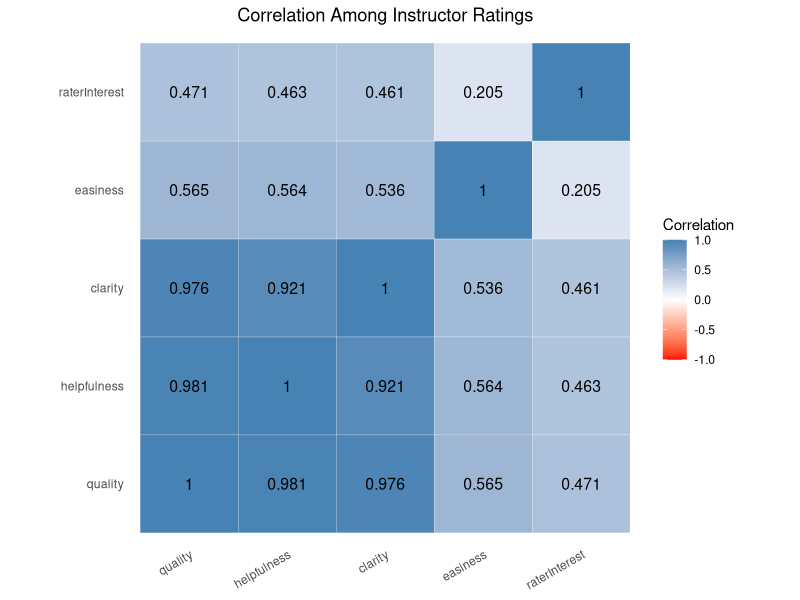

The R script that drew this image:
## ---- chunk 1
#| message: true
#| warning: true
#| include: false
#install.packages("here")
#install.packages("reshape2")
library(dplyr)
library(here)
library(tidyr)
library(ggplot2)
library(knitr)
library(reshape2)

data <- read.csv(here("data", "processed", "cleaned.csv"), header = TRUE)

## ---- chunk 2
#| label: fig-correlation
#| echo: false
#| message: false
#| warning: false
ratings <- data[, c("quality", "helpfulness", "clarity", "easiness", "raterInterest")]

cor_matrix <- cor(ratings)
cor_long <- melt(cor_matrix)

# Plot correlation heatmap
ggplot(cor_long, aes(Var1, Var2, fill = value)) +
  geom_tile(color = "white") +
  geom_text(aes(label = round(value, 3)), size = 4) +
  scale_fill_gradient2(low = "red", mid = "white", high = "steelblue",
                       midpoint = 0, limits = c(-1, 1)) +
  labs(title = "Correlation Among Instructor Ratings",
       x = NULL, y = NULL, fill = "Correlation") +
  coord_fixed() +
  theme_minimal() +
  theme(
    plot.title = element_text(hjust = 0.5),
    axis.text.x = element_text(angle = 30, hjust = 1),
    panel.grid = element_blank()
  )
## ---- chunk 3
#| echo: false
#| message: false
#| warning: false
library(dplyr)
library(knitr)

# Select the five rating variables
ratings <- c("quality", "helpfulness", "clarity", "easiness", "raterInterest")

# Summary statistics by discipline
discipline_summary <- data %>%
  group_by(discipline) %>%
  summarise(
    N = n(),
    across(all_of(ratings), ~sprintf("%.2f (%.2f)", mean(.x, na.rm = TRUE), sd(.x, na.rm = TRUE)))
  )

# Display the table
kable(discipline_summary,
      col.names = c("Discipline", "N", "Quality", "Helpfulness", "Clarity", "Easiness", "Rater Interest"),
      caption = "Instructor Ratings by Discipline (Mean and SD)",
      align = "lcccccc")
